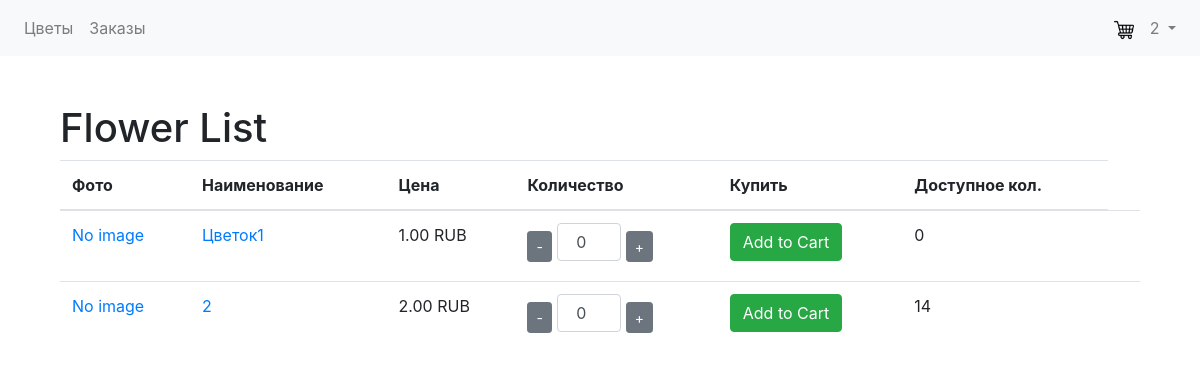
The page /flowers/ (signed in) on the database its author committed.
### account/models.py (models this page shows)
class User(AbstractUser):
    phone = models.CharField(max_length=20, blank=True, null=True)
    address = models.CharField(max_length=255, blank=True, null=True)
    additional_info = models.TextField(blank=True, null=True)
    balance = models.DecimalField(max_digits=10, decimal_places=2, default=0.00)
    groups = models.ManyToManyField(
        'auth.Group',
        related_name='custom_user_group',  # This is crucial!
        blank=True,
    )
    user_permissions = models.ManyToManyField(
        'auth.Permission',
        related_name='custom_user_permission',  # This is crucial!
        blank=True,
    )

### flowers/models.py (models this page shows)
class Flower(models.Model):
    name = models.CharField(max_length=100)
    description = models.TextField()
    price = models.DecimalField(max_digits=6, decimal_places=2, blank=True, null=True)
    image = models.ImageField(upload_to='flowers/', blank=True, null=True)
    stock = models.DecimalField(max_digits=6, decimal_places=0, blank=True, null=True, default=0)# Requires Pillow library

### flowers/views.py (the view)
# urls.py: path('', views.FlowerListView.as_view(), name='flower-list'),
class FlowerListView(ListView):
    model = Flower
    template_name = 'flowers/flower_list.html'
    context_object_name = 'flowers'
    context = {'use_specific_css': True}

### Templates/flowers/flower_list.html (shortened to what this page needs)
{% extends 'base.html' %}
{% block content %}
    <div class="container">
        <div class="row">
            <div class="col">
                <h1>Flower List</h1>
                <table class="table">
                    <thead>
                        <tr>
                            <th>Фото</th>
                            <th>Наименование</th>
                            <th>Цена</th>
                            <th>Количество</th>
                            <th>Купить</th>
                            <th>Доступное кол.</th>
                        </tr>
                    </thead>
                    <tbody>
                        {% for flower in flowers %}
                            <tr>
                                <td>
                                    <a href="{% url 'flowers:flower-detail' flower.id %}">
                                        {% if flower.image %}
                                            <img src="{{ flower.image.url }}" alt="{{ flower.name }}" width="50">
                                        {% else %}
                                            <p>No image</p>
                                        {% endif %}
                                    </a>
                                </td>
                                <td>
                                    <a href="{% url 'flowers:flower-detail' flower.id %}">
                                        {{ flower.name }}
                                    </a>
                                </td>
                                <td>{{ flower.price }} RUB</td>
                                <td>
                                    <div class="quantity-control" style="display: flex; align-items: center; gap: 5px;">
                                        <button class="btn btn-sm btn-secondary decrement-btn">-</button>
                                        <label>
                                            <input type="number" class="form-control quantity-input" value="0" min="0" data-flower-id="{{ flower.id }}"
                                                   style="width: auto; min-width: 2em; max-width: 4em; text-align: center" id="quantityInput" data-stock={{ flower.stock }}>
                                        </label>
                                        <button class="btn btn-sm btn-secondary increment-btn">+</button>
                                    </div>
                                </td>
                                <td>
                                    {% if not user.is_authenticated %}
                                        <form method="get" action="{% url 'account:login' %}">
                                            {% csrf_token %}
                                            <button type="submit" class="btn btn-primary">Add to Cart</button>
                                        </form>
                                    {% else %}
                                        <button class="btn btn-success add-to-cart-btn" data-flower-id="{{ flower.id }}">
                                             Add to Cart
                                        </button>
                                    {% endif %}
                                </td>
                                <td>
                                    <p>{{ flower.stock }}</p>
                                </td>
                                <td>
                                </td>
                            </tr>
                        {% endfor %}
                    </tbody>
                </table>
            </div>
        </div>
    </div>
{% endblock %}

### Templates/base.html (shortened to what this page needs)
<!DOCTYPE html>
<html lang="ru">
<head>
    {% load static %}
    <link rel="stylesheet" href="{% static 'css/style.css' %}">
    <link rel="stylesheet" href="https://stackpath.bootstrapcdn.com/bootstrap/4.5.2/css/bootstrap.min.css">
</head>
<body>
    <nav class="navbar navbar-expand-lg navbar-light bg-light">
            <div class="collapse navbar-collapse" id="navbarNav">
                <ul class="navbar-nav mr-auto">
                    <li class="nav-item">
                        <a class="nav-link" href="{% url 'flowers:flower-list' %}">Цветы</a>
                    </li>
                    {% if user.is_authenticated %}
                        <li class="nav-item">
                            <a class="nav-link" href="{% url 'orders:order_list' %}">Заказы</a>
                        </li>
                    {% endif %}
                </ul>
                <ul class="navbar-nav ">
                    {% if user.is_authenticated %}
                        <li class="nav-item">
                            <a class="nav-link" href="{% url 'orders:cart' %}">
                                <img src="{% static 'images/shopping-cart.png' %}" alt="Cart" width="20" height="20">
                            </a>
                        </li>
                    {% endif %}
                    <li class="nav-item dropdown">
                        <a class="nav-link dropdown-toggle" href="#" id="navbarDropdown" role="button" data-toggle="dropdown" aria-haspopup="true" aria-expanded="false">
                            {% if user.is_authenticated %}
                                {{ user.username }}
                            {% else %}
                                Вход
                            {% endif %}
                        </a>
                    </li>
                </ul>
            </div>
    </nav>
    <div class="container mt-5">
        {% block content %}
        {% endblock %}
    </div>
</body>
</html>

### rows shown on the page
User: username "2"
Flower: image "No image", name "Цветок1", price "1.00", stock "0"
Flower: image "No image", name "2", price "2.00", stock "14"
